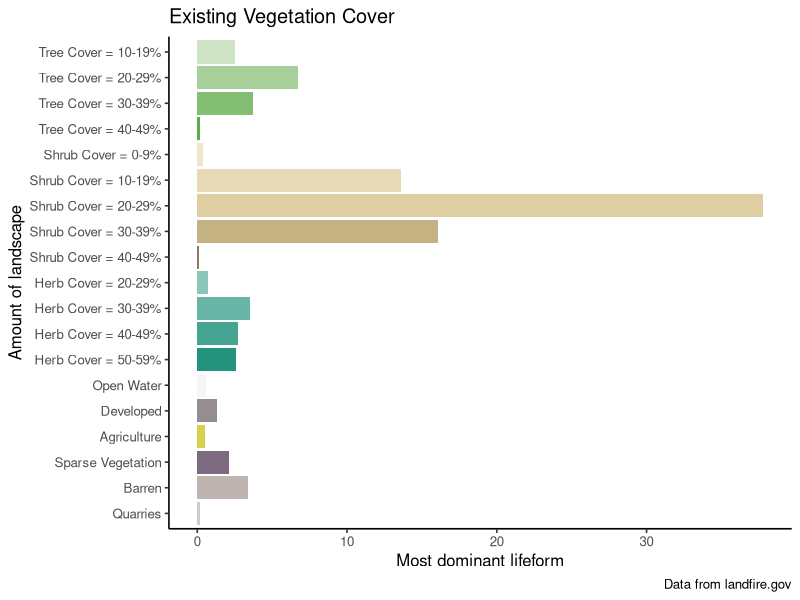
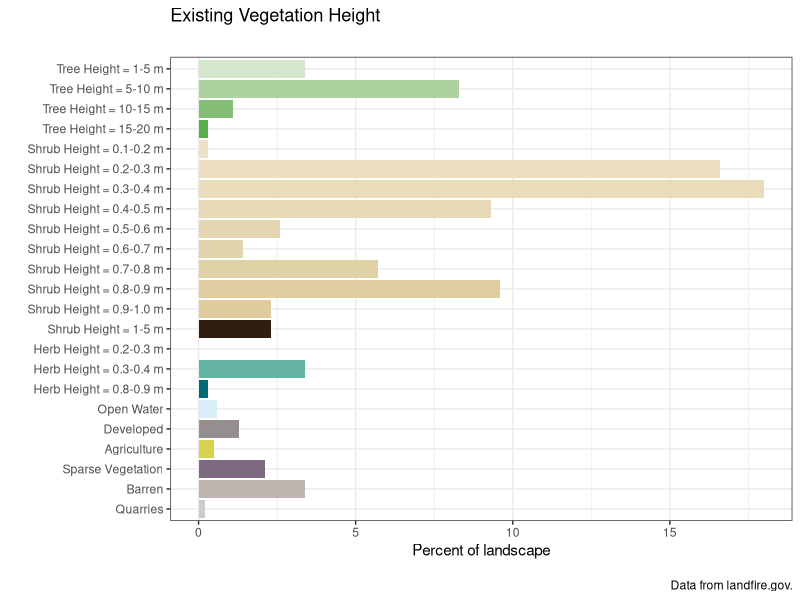

Write the R code that produced these figures, in order.
## ---- chunk 1
library(tidyverse)

## ---- chunk 2
evcname <- read.csv("data/evc_aoi_attributes.csv") %>% 
  mutate(type = if_else(Value %in% 11, "Open Water",
                                             if_else(Value %in% 12, "Snow / Ice",
                                                     if_else(Value %in% c(13:25), "Developed",
                                                             if_else(Value %in% 31, "Barren",
                                                                     if_else(Value %in% c(60:70), "Agriculture",
                                                                             if_else(Value %in% 32, "Quarries",
                                                                                     if_else(Value %in% 100, "Sparse Vegetation",
                                                                                             if_else(Value %in% c(101:199), "Tree",
                                                                                                     if_else(Value %in% c(201:299), "Shrub",
                                                                                                             if_else(Value %in% c(301:399), "Herb",
                                                                                                                     "Other")))))))))))



# create reverse substr() function
revSubstr <- function(x, start, stop) {
  x <- strsplit(x, "")
  sapply(x, 
         function(x) paste(rev(rev(x)[start:stop]), collapse = ""), 
         USE.NAMES = FALSE)  }

# create cover column based on 2nd and 3rd to last Values of classname
# if "Other" type, make 0
evcname <- evcname %>% mutate(cover = as.numeric(if_else(Value > 100,
                                                         revSubstr(evcname$CLASSNAMES, start = 2, stop = 3),
                                                         "0")))

# create bin breaks for grouping
breaks <- seq(0, 100, 10)
# create intervals for grouping and summarize
# also create factor order for "type"
evcgroup <- evcname %>%
  mutate(interval = cut(cover,
                        breaks, 
                        include.lowest = TRUE, 
                        right = T,
                        labels = c("0-9", "10-19", "20-29", "30-39", "40-49", "50-59", "60-69", "70-79", 
                                   "80-89", "90-100")),
         type = factor(type, levels = c("Tree", "Shrub", "Herb", "Open Water", "Snow / Ice", "Developed", "Agriculture", "Sparse Vegetation", "Barren", "Quarries", "Other"))) %>%
  group_by(type, interval) %>%
  summarize(COUNT = sum(Freq),
            acres = sum(ACRES),
            rel_percent = sum(REL_PERCENT))

# add label and legend names based on condition
evcgroup <- evcgroup %>% mutate(label = if_else(type %in% c("Tree", "Shrub", "Herb"),
                                                paste0(type, " Cover = ", interval, "%"), as.character(type)),
                                legend = if_else(type %in% c("Tree", "Shrub", "Herb", "Open Water"),
                                                 type, as.factor("Other")))

# turn current label order to factors
evclabel.list <- evcgroup$label
evcgroup <- evcgroup %>% mutate(label = fct_rev(factor(label, evclabel.list)))

# join in custom cols column to color bars by specific label

evc_group_cols <- read.csv("data/evc_group_acc.csv")

evcgroup <- left_join(evcgroup, evc_group_cols, by = "label")

evcgroup$label <- factor(evcgroup$label, levels = rev(evcgroup$label))

evcgroup <- evcgroup %>%
  filter(rel_percent > 0.01)

# plot
evcChart <-
  ggplot(data = evcgroup, aes(x = label, y = rel_percent, fill = colors)) +
  geom_bar(stat = "identity") +
  labs(
    title = "Existing Vegetation Cover",
    caption = "Data from landfire.gov",
    x = "Amount of landscape",
    y = "Most dominant lifeform") +
  scale_fill_identity() +
  coord_flip() +
  theme_classic(base_size = 12)+
  theme(legend.position = "none") 


evcChart

## ---- chunk 3

# load evh attribute table
evhname <- read.csv(file = "data/evh_aoi_attributes.csv") %>% 
  mutate(type = if_else(Value %in% 11, "Open Water",
                                             if_else(Value %in% 12, "Snow / Ice",
                                                     if_else(Value %in% c(13:25), "Developed",
                                                             if_else(Value %in% 31, "Barren",
                                                                     if_else(Value %in% c(60:70), "Agriculture",
                                                                             if_else(Value %in% 32, "Quarries",
                                                                                     if_else(Value %in% 100, "Sparse Vegetation",
                                                                                             if_else(Value %in% c(101:199), "Tree",
                                                                                                     if_else(Value %in% c(201:299), "Shrub",
                                                                                                             if_else(Value %in% c(301:399), "Herb",
                                                                                                                     "Other"))))))))))) %>%
  mutate(height_m = if_else(type %in% "Tree", (Value -100),
                            if_else(type %in% "Shrub", ((Value - 200) / 10),
                                    if_else(type %in% "Herb", ((Value - 300) / 10), 0))) %>%
           as.character() %>% as.numeric())

# create bin breaks for grouping
breaks <- c(0, 0.1, 0.2, 0.3, 0.4, 0.5, 0.6, 0.7, 0.8, 0.9, 1, 5, 10, 15, 20, 25, 30, 35, 40, 45, 50, 55, 60, 65, 70, 75, 80, 85, 90, 95, 100)

# create intervals for grouping and summarize
# also create factor order for "type"
evhgroup <- evhname %>%
  mutate(interval = cut(height_m,
                        breaks, 
                        include.lowest = TRUE, 
                        right = F,
                        labels = c("0", "0.1-0.2", "0.2-0.3", "0.3-0.4" ,"0.4-0.5", "0.5-0.6", "0.6-0.7", "0.7-0.8", "0.8-0.9", "0.9-1.0", "1-5", "5-10", "10-15", "15-20", "20-25", "25-30", "30-35", "35-40", "40-45", "45-50", "50-55", "55-60", "60-65", "65-70", "70-75", "75-80", "80-85", "85-90", "90-95", "95-100")),
         type = factor(type, levels = c("Tree", "Shrub", "Herb", "Open Water", "Snow / Ice", "Developed", "Agriculture", "Sparse Vegetation", "Barren", "Quarries", "Other"))) %>%
  group_by(type, interval) %>%
  summarise(COUNT = sum(Freq),
            acres = sum(ACRES),
            rel_percent = sum(REL_PERCENT))



# add label and legend names based on condition
evhgroup <- evhgroup %>% mutate(label = if_else(type %in% c("Tree", "Shrub", "Herb"),
                                                paste0(type, " Height = ", interval, " m"), as.character(type)),
                                legend = if_else(type %in% c("Tree", "Shrub", "Herb", "Open Water"),
                                                 type, as.factor("Other")))
# turn current label order to factors
evhlabel.list <- evhgroup$label
evhgroup <- evhgroup %>% mutate(label = fct_rev(factor(label, evhlabel.list)))


# join in custom cols column to color bars by specific label

evh_group_cols <- read.csv("data/evh_group_acc.csv")

evhgroup <- left_join(evhgroup, evh_group_cols, by = "label")

evhgroup$label <- factor(evhgroup$label, levels = rev(evhgroup$label))

evhgroup <- evhgroup %>%
  filter(rel_percent > 0.01)


# plot
evhChart <-
ggplot(data = evhgroup, aes(x = label, y = rel_percent, fill = colors)) +
  geom_bar(stat = "identity") +
  labs(
    title = "Existing Vegetation Height",
    subtitle = "",
    caption = "\nData from landfire.gov.",
    x = "",
    y = "Percent of landscape") +
  scale_fill_identity() +
  coord_flip() +
  theme_bw()

evhChart



# plot with original color scheme
# evhChart <-
# ggplot(data = evhgroup, aes(x = label, y = REL_PERCENT, fill = legend)) +
#   geom_bar(stat = "identity") +
#   labs(
#     title = "Existing Vegetation Height",
#     subtitle = "landscape_name",
#     caption = "Data from landfire.gov.",
#     x = "",
#     y = "percent of landscape") +
#   scale_fill_manual(Values = cols, name = "") +
#   coord_flip() +
#   theme_bw()
# 
# evhChart





